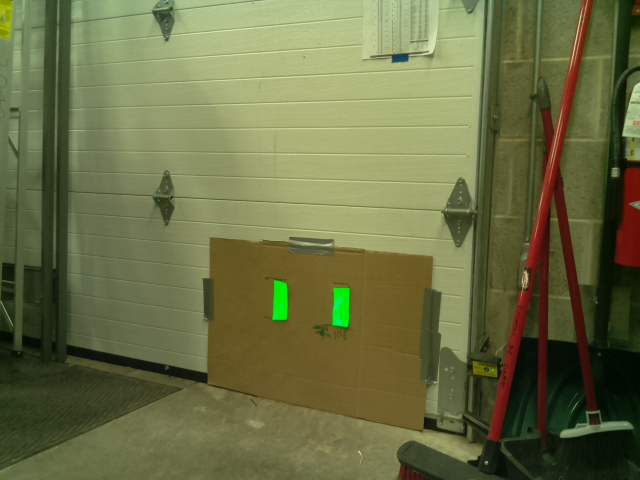
#> input picture Vision-Training-Materials/gear_3.jpg, 640 x 480 px
$ python 1_11gearvisionCopy.py   (older library calls are emulated)
#> lines starting #> are read from the running program, lines starting #| are printed output that depends on the picture; after the words box and inside, x2 and y2 are one past the last pixel; in counts of white or black regions, pixels touching at a corner belong together
import cv2
import numpy as np
#from matplotlib import pyplot as plt
#this is set to work with the "green U" printed targets. The image size and solidity need to be changed to work with the 2105 FRC images
status = "No Targets"
#change the name of the image fike as needed. File needs to be in the same directory as the script
#a few lines of code will make this into a video capture.
imgOriginal = cv2.imread('gear_3.jpg')
#> imgOriginal is the input picture: shape (480, 640, 3); mean B, G, R 68.6, 110.1, 106.1
# [4 lines of commented-out code are left out]
imgHSV = cv2.cvtColor(imgOriginal, cv2.COLOR_BGR2HSV)
#> imgHSV: shape (480, 640, 3); mean H, S, V 34.9, 113.1, 114.5

#imgThresh = cv2.inRange(imgHSV, np.array([70, 80, 100]), np.array([95, 255, 255]))
imgThresh = cv2.inRange(imgHSV, np.array([40,100,100]), np.array([90, 255, 255]))
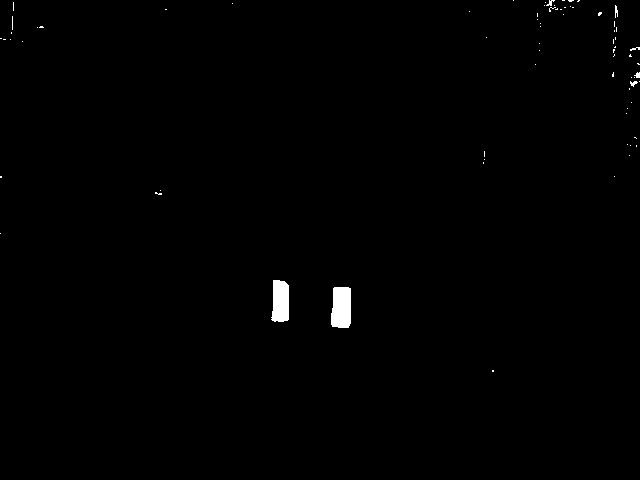
#> imgThresh: shape (480, 640); 0.57% white; 74 white regions (67 under 20 px)
# for the dark gren  target
imgThresh2 = imgThresh
cv2.imshow('imgThresh2', imgThresh2)
# [7 lines of commented-out code are left out]
(im2, cnts, hierarchy) = cv2.findContours(imgThresh, cv2.RETR_EXTERNAL, cv2.CHAIN_APPROX_SIMPLE)
#> cnts = 74 contours, 72 with area under 20; largest, box (x1, y1, x2, y2) and area: (331, 287, 351, 328) 699, (271, 280, 289, 322) 602
#cv2.imshow('edged', edged)

#save center values
listCenterX = [];
listCenterY = [];

# loop over the contours
for c in cnts:
	# approximate the contour
	peri = cv2.arcLength(c, True)
	approx = cv2.approxPolyDP(c, 0.01 * peri, True)

	# ensure that the approximated contour is "roughly" rectangular
	if len(approx) >= 4 and len(approx) <= 10:
		# compute the bounding box of the approximated contour and
	        # use the bounding box to compute the aspect ratio
		(x, y, w, h) = cv2.boundingRect(approx)
		aspectRatio = w / float(h)

		# compute the solidity of the original contour
		area = cv2.contourArea(c)
		hullArea = cv2.contourArea(cv2.convexHull(c))
		solidity = area / float(hullArea)

		# compute whether or not the width and height, solidity, and
		# aspect ratio of the contour falls within appropriate bounds
		keepDims = w > 5 and h >5
		#the U shaped targets are not very "solid" so a small number helps prevet false positives
		keepSolidity = solidity > 0.4 and solidity < 1
		keepAspectRatio = aspectRatio >= .2  and aspectRatio <= 4

		# ensure that the contour passes all our tests
		if keepDims and keepSolidity and keepAspectRatio:
			# draw an outline around the target and update the status
			# text
			cv2.drawContours(imgOriginal, [approx], -1, (0, 0, 255), 4)
			status = "Target(s) Acquired"

			# compute the center of the contour region and draw the
			# crosshairs
			M = cv2.moments(approx)
			(cX, cY) = (int(M["m10"] / M["m00"]), int(M["m01"] / M["m00"]))
			(startX, endX) = (int(cX - (w * 0.15)), int(cX + (w * 0.15)))
			(startY, endY) = (int(cY - (h * 0.15)), int(cY + (h * 0.15)))
			listCenterX.append(cX)
			listCenterY.append(cY)
			cv2.line(imgOriginal, (startX, cY), (endX, cY), (0, 0, 255), 3)
			cv2.line(imgOriginal, (cX, startY), (cX, endY), (0, 0, 255), 3)

			#bounding rectangle test
			rect = cv2.minAreaRect(c)
			box = cv2.boxPoints(rect)
			box = np.int0(box)
			cv2.drawContours(imgOriginal,[box],0,(255,0,0),2)

			ax,ay,aw,ah = cv2.boundingRect(c)
			cv2.rectangle(imgOriginal,(ax,ay),(ax+aw,ay+ah),(0,255,0),2)
			target_actual_width = 6.77
			calc_tgt_dist = target_actual_width * 643 / aw
#> this loop made 74 passes
#> (peri, x, y, w, h, aspectRatio, area, hullArea) on passes 2 to 3: (113.3, 331, 287, 20, 41, 0.488, 699, 722.5), (111.2, 271, 280, 18, 42, 0.429, 602.5, 639.5)
#> (peri, approx) on passes 4, 6, 7, 9, 10, 11: (0, [[0, 233]]), (0, [[160, 190]]), (0, [[614, 176]]), (2, [[483, 162], [483, 163]]), (0, [[484, 159]]), (0, [[629, 155]])
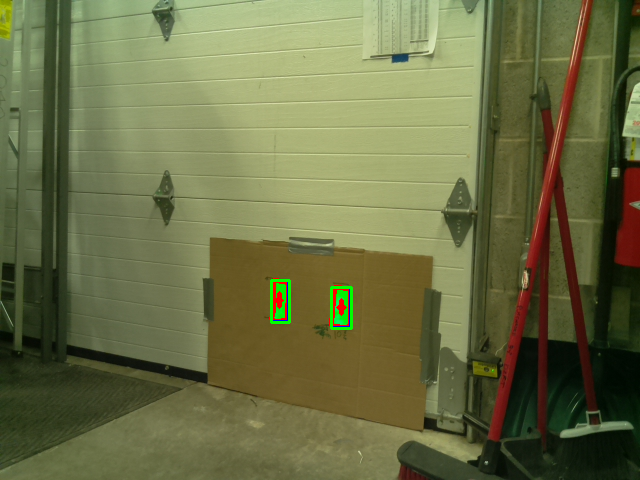
#> imgOriginal: shape (480, 640, 3); 0.45% of pixels changed, all inside (x1, y1, x2, y2) = (269, 278, 353, 330)
#> after the loop, listCenterX = [341, 279]; listCenterY = [307, 300]
# draw the status text on the frame
cv2.putText(imgOriginal, status, (20, 30), cv2.FONT_HERSHEY_SIMPLEX, 0.5,(0, 0, 255), 2)
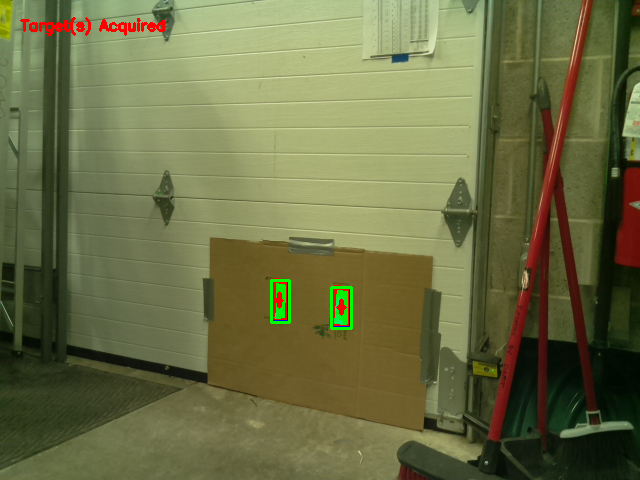
#> imgOriginal: shape (480, 640, 3); 0.33% of pixels changed, all inside (x1, y1, x2, y2) = (20, 17, 165, 36)
cX = int((listCenterX[0] + listCenterX[1])/2)
#> cX = 310
cY = int((listCenterY[0] + listCenterY[1])/2)
#> cY = 303
(startX, endX) = (int(cX - 5), int(cX + 5))
#> startX = 305; endX = 315
(startY, endY) = (int(cY - 5), int(cY + 5))
#> startY = 298; endY = 308
cv2.line(imgOriginal, (startX, cY), (endX, cY), (0, 0, 255), 3)
#> imgOriginal: shape (480, 640, 3); 0.02% of pixels changed, all inside (x1, y1, x2, y2) = (303, 301, 318, 306)
cv2.line(imgOriginal, (cX, startY), (cX, endY), (0, 0, 255), 3)
#> imgOriginal: shape (480, 640, 3); mean B, G, R 68.2, 109.5, 106.8
# [13 lines of commented-out code are left out]

cv2.imshow('imgOriginal',imgOriginal)
#cv2.imshow('imgThresh', imgThresh)
#cv2.imshow('imgDilate', imgDilate)
cv2.waitKey(0)
cv2.destroyAllWindows()

$ run again, with Vision-Training-Materials/gear_1.jpg copied over Vision-Training-Materials/gear_3.jpg
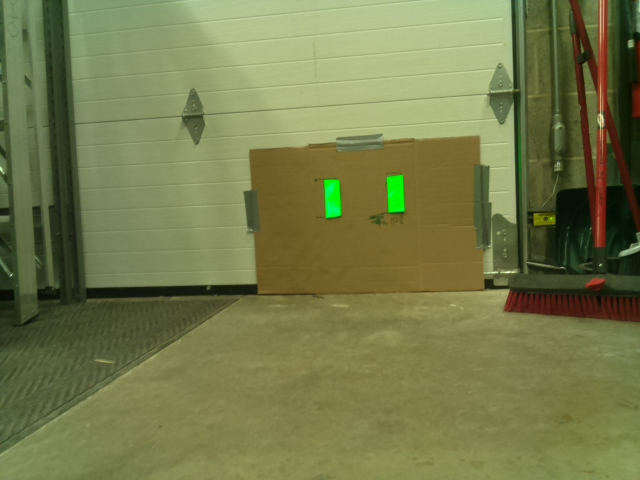
#> input picture Vision-Training-Materials/gear_1.jpg, 640 x 480 px
#> imgOriginal is the input picture: shape (480, 640, 3); mean B, G, R 74.7, 122.2, 116.9
#> imgHSV: shape (480, 640, 3); mean H, S, V 34.5, 109.7, 125.6
#> `imgThresh = cv2.inRange(imgHSV, np.array([40,100,100]), np.array([90, ..`:
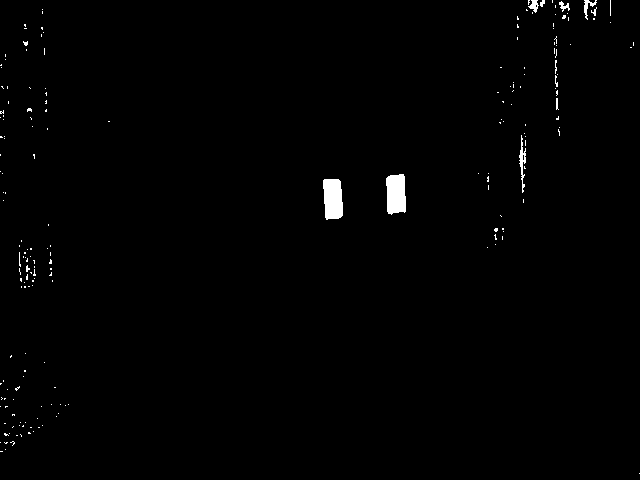
#> imgThresh: shape (480, 640); 0.83% white; 193 white regions (182 under 20 px)
#> cnts = 193 contours, 187 with area under 20; largest, box (x1, y1, x2, y2) and area: (323, 179, 343, 220) 658, (386, 174, 406, 215) 654, (519, 135, 526, 193) 100, (528, 0, 539, 13) 59, (584, 0, 597, 20) 56, (559, 1, 570, 12) 34
#> the loop `for c in cnts:` made 193 passes
#> (peri, x, y, w, h, aspectRatio, area, hullArea) on passes 92, 94: (111, 323, 179, 20, 41, 0.488, 658, 687), (111.8, 386, 174, 20, 41, 0.488, 654, 698.5)
#> `cv2.putText(imgOriginal, status, (20, 30), cv2.FONT_HERSHEY_SIMPLEX, 0..`:
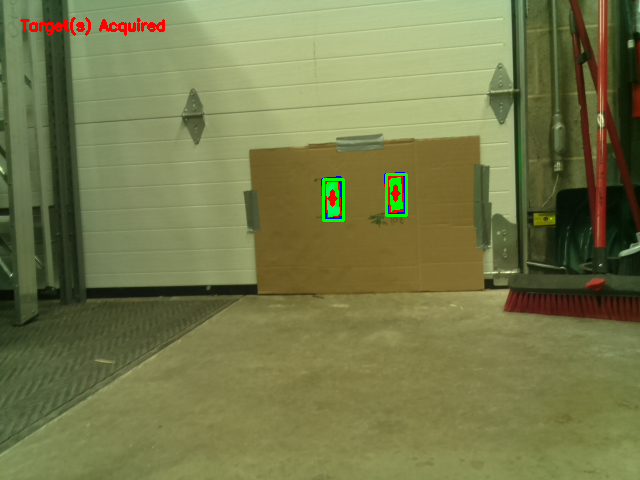
#> imgOriginal: shape (480, 640, 3); mean B, G, R 74.4, 121.6, 117.4

$ run again, with Vision-Training-Materials/gear_2.jpg copied over Vision-Training-Materials/gear_3.jpg
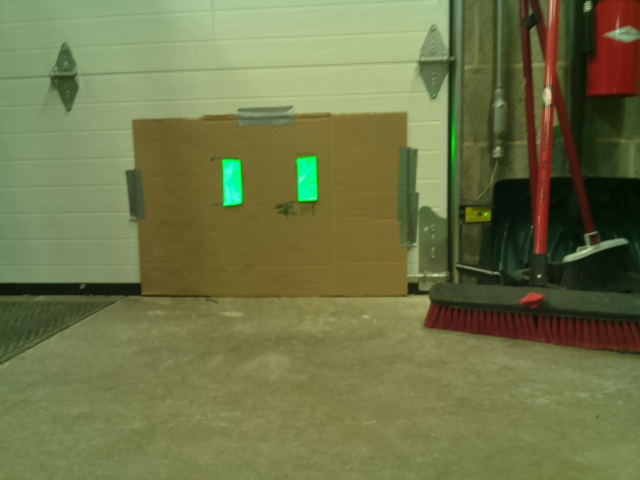
#> input picture Vision-Training-Materials/gear_2.jpg, 640 x 480 px
#> imgOriginal is the input picture: shape (480, 640, 3); mean B, G, R 72.1, 116.7, 111.3
#> imgHSV: shape (480, 640, 3); mean H, S, V 35.2, 113.3, 121.9
#> `imgThresh = cv2.inRange(imgHSV, np.array([40,100,100]), np.array([90, ..`:
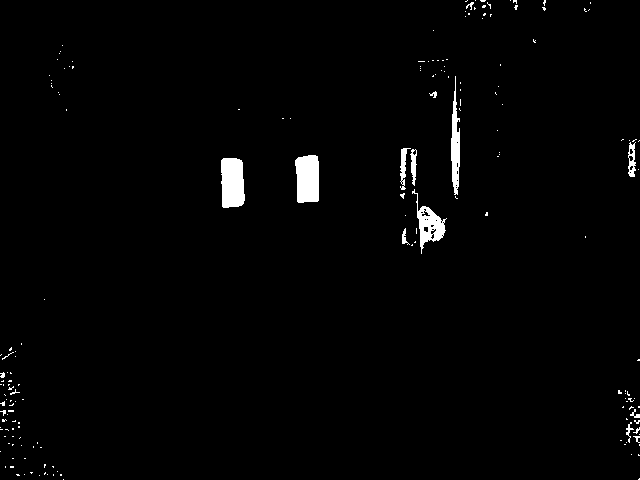
#> imgThresh: shape (480, 640); 1.6% white; 178 white regions (164 under 20 px)
#> cnts = 178 contours, 169 with area under 20; largest, box (x1, y1, x2, y2) and area: (221, 158, 245, 208) 1001, (295, 155, 319, 203) 969, (412, 189, 447, 254) 718, (451, 76, 460, 195) 525, (628, 142, 636, 177) 166
#> the loop `for c in cnts:` made 178 passes
#> (peri, x, y, w, h, aspectRatio, area, hullArea) on passes 100, 102: (137.5, 221, 158, 24, 49, 0.49, 1001, 1043.5), (133, 295, 155, 24, 48, 0.5, 969, 1009)
#> `cv2.putText(imgOriginal, status, (20, 30), cv2.FONT_HERSHEY_SIMPLEX, 0..`:
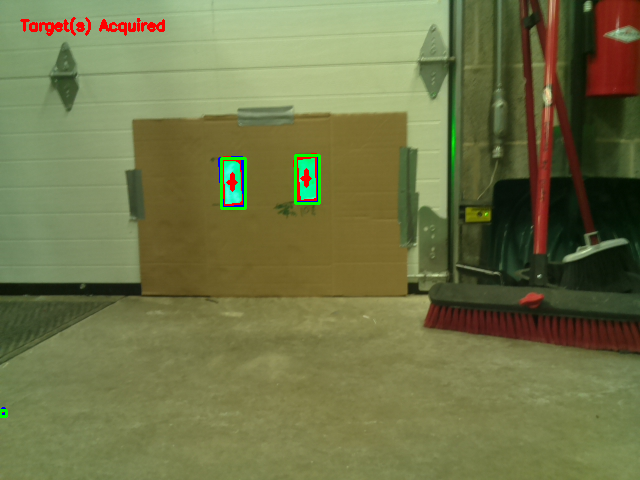
#> imgOriginal: shape (480, 640, 3); mean B, G, R 71.5, 116, 111.8
